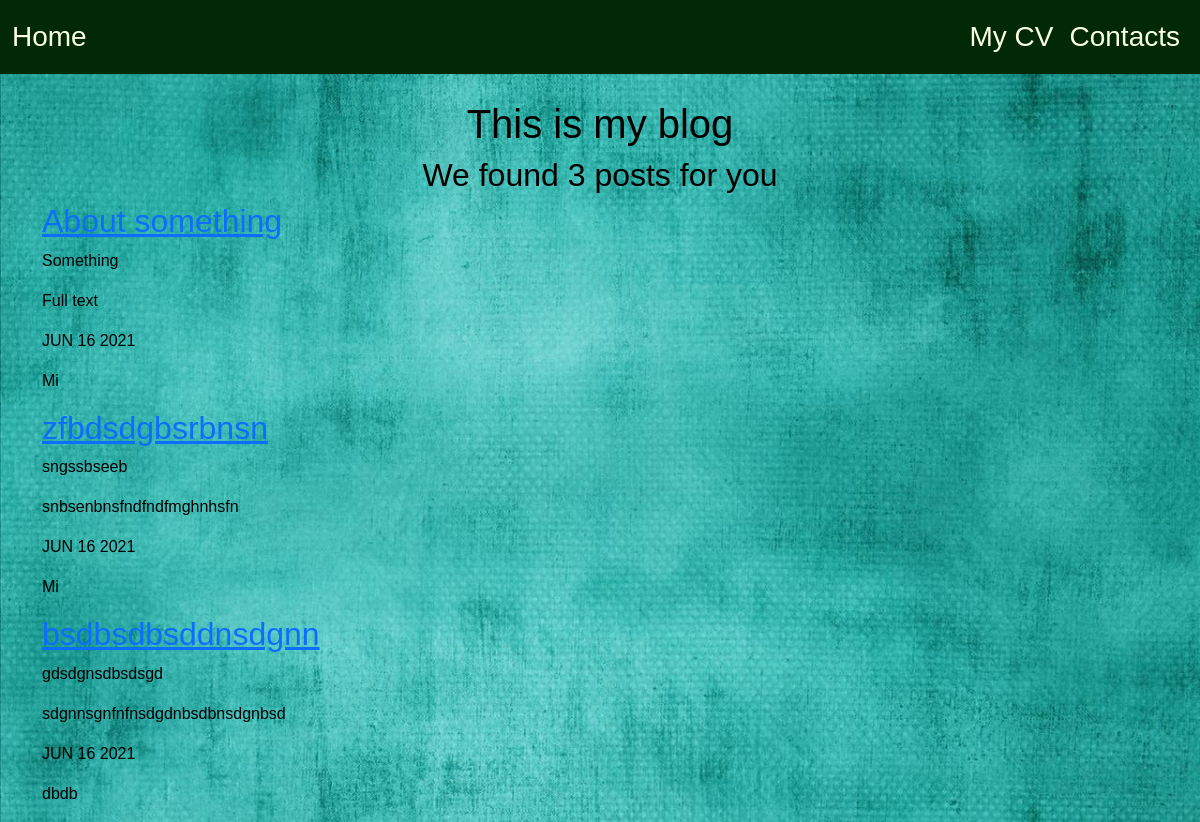
The app's page /aboutall_blog/ with its own data.
### aboutall_blog/models.py (models this page shows, shortened)
class Aboutall(models.Model):
    post_title = models.CharField(max_length=100)
    post_description = models.CharField(max_length=250)
    post_fulltext = models.TextField()
    post_author = models.CharField(max_length=50)
    post_create_at = models.DateField()

### aboutall_blog/views.py (the view)
# urls.py: path('', views.all_blogs, name='all_blogs'),
def all_blogs(request):
    posts = Aboutall.objects.order_by('-post_create_at') # [:5] ordered bu date and showing just 5 posts
    return render(request, 'aboutall_blog/all_blogs.html', context={'posts': posts}) # 'posts' goas to html file

### aboutall_blog/templates/aboutall_blog/all_blogs.html
{% extends 'portfolio/base.html' %}
{% block content %}
        <div class="container text-center">
            <h1>This is my blog</h1>
            <h2>We found {{ posts.count }} post{{ posts.count|pluralize }} for you</h2>
        </div>
        <div class="container">
                <div class="col-md-6">
                    {% for post in posts %}
                        <a href="{% url 'aboutall_blog:detail' post.id %}"><h2>{{ post.post_title }}</h2></a>
                        <p>{{ post.post_description }}</p>
                        <p>{{ post.post_fulltext|truncatechars:150 }}</p>
                        <p>{{ post.post_create_at|date:'M j Y'|upper }}</p>
                        <p>{{ post.post_author }}</p>
                    {% endfor %}
                </div>
        </div>
{% endblock %}

### portfolio/static/portfolio/style.css (style rules this page uses)
body { margin-top: 100px; font-family: "Montserrat", sans-serif; background: url("background.jpg"); color: black; width: 100%; background-repeat: no-repeat; background-position: center center; background-size: cover; background-attachment: fixed; }

### records on screen
Aboutall: post_title "About something", post_description "Something", post_fulltext "Full text", post_create_at "JUN 16 2021", post_author "Mi"
Aboutall: post_title "zfbdsdgbsrbnsn", post_description "sngssbseeb", post_fulltext "snbsenbnsfndfndfmghnhsfn", post_create_at "JUN 16 2021", post_author "Mi"
Aboutall: post_title "bsdbsdbsddnsdgnn", post_description "gdsdgnsdbsdsgd", post_fulltext "sdgnnsgnfnfnsdgdnbsdbnsdgnbsd", post_create_at "JUN 16 2021", post_author "dbdb"

### other values on screen
{{ posts.count }} "3"
